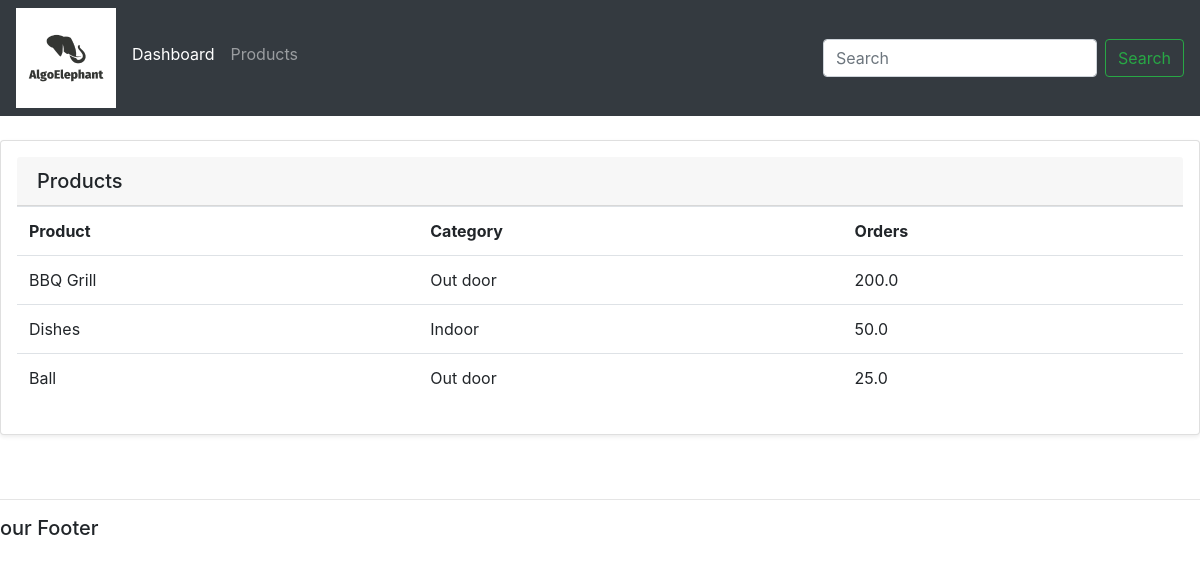
Screenshot of /products/ with the database file from the repository.
### accounts/models.py (models this page shows, shortened)
class Product(models.Model):
    CATEGORY = (
        ("Indoor", "Indoor"),
        ("Out door", "Outdoor"),
    )
    name = models.CharField(max_length=200, null=True)
    price = models.FloatField(null=True)
    category = models.CharField(max_length=200, null=True, choices=CATEGORY)
    description = models.CharField(max_length=200, null=True, blank=True)
    date_created = models.DateTimeField(auto_now_add=True, null=True)
    tag = models.ManyToManyField(Tag)

### accounts/views.py (the view)
# urls.py: path('products/', views.products, name = 'products'),
def products(req):
    products = Product.objects.all()
    return render(req, 'accounts/products.html', {'products': products})

### accounts/templates/accounts/products.html
{% extends "accounts/base.html" %}
    {% block content %}
    <br>
     <div class="row">
         <div class="col-md">
            <div class="card shadow-sm p-3 mb-5 bg-white card-body">
                <h5 class="card-header">Products</h5>
                <table class="table">
                    <tr>
                        <th>Product</th>
                        <th>Category</th>
                        <th>Orders</th>
                    </tr>
                    {% for i in products %}
                    <tr>
                        <td>{{i.name}}</td>
                        <td>{{i.category}}</td>
                        <td>{{i.price}}</td>
                    </tr>
                    {% endfor %}
                </table>
             </div>
        </div>
    </div>
    {% endblock %}

### rows the page displays
Product: name "BBQ Grill", category "Out door", price "200.0"
Product: name "Dishes", category "Indoor", price "50.0"
Product: name "Ball", category "Out door", price "25.0"
